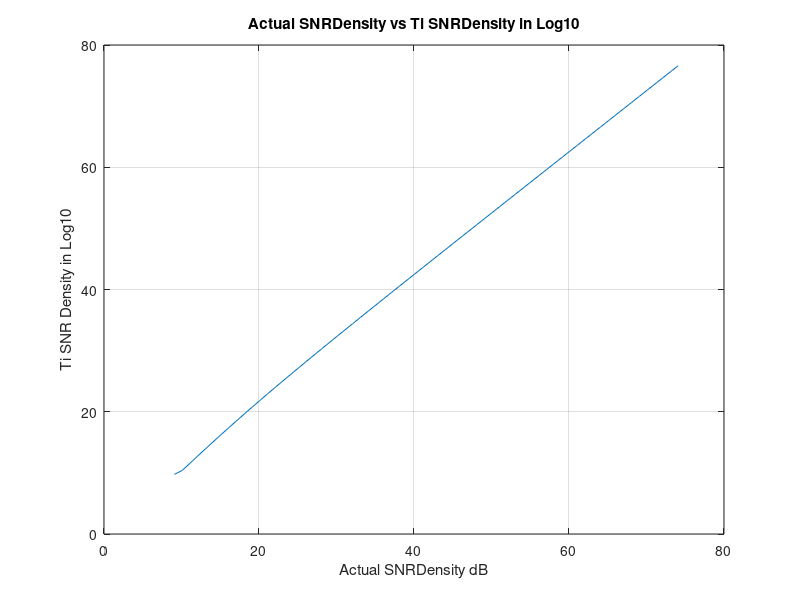
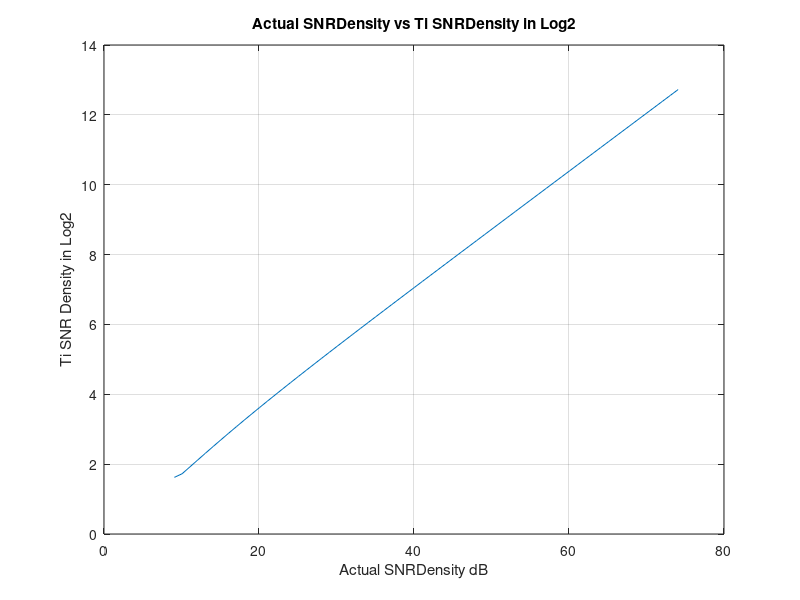
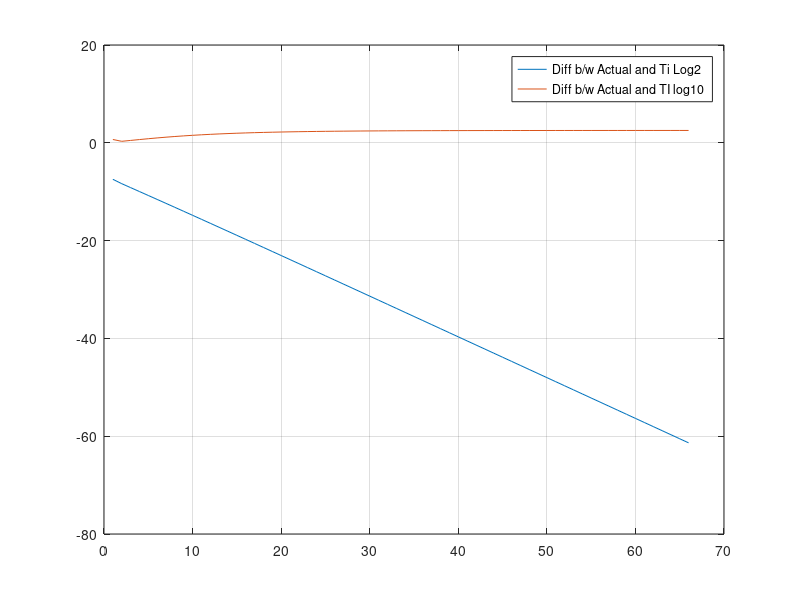

Here is the MATLAB script that generated these plots, in order:
% Script will show the difference between Signal to Noise Density and Signal
% to Noise.

clc
clearvars
close all

N=256;               % Number of samples


%Sweep through SNR Noise Density


SNR_dB = -15:1:50;          % Commonly referred as power ratio  


SNR = 10.^(SNR_dB/10);

NoisePower = 0.1;     % variance
NoiseSamples=sqrt(NoisePower/2)*(randn(1,N)+1i*randn(1,N));
SignalPower =SNR*NoisePower;

%Generate a complex sinusoid
Amp = sqrt(SignalPower);  % This would be sqrt(SignalPowe/2) if only real samples
F1  = 0.125;               %cycles per sample or Fs*F1 Hz

%loop through all amps
k=length(Amp);

for i=1:1:k

Sig = Amp(i)*exp(1i*2*pi*F1*(0:1:N-1));
SigPower = var(Sig);

SigPlusNoise=Sig + NoiseSamples;

TotalTimeDomainPower=var(SigPlusNoise);

f=fft(SigPlusNoise);
fscaled=f/N;  % This can be avoided if only dealing with ratio but needed to
              % check if Time domain power is equal to freq domain power
ff=fscaled.*conj(fscaled);  % Power spectrum

%Parsavel's theorem: Time domain power should be equal to frequency domain
%power
TotalPowerFromFft = sum(ff);

%Estimate SNDensity from FFT
EstSigPower = max(ff);
EstNoisePower = TotalPowerFromFft-EstSigPower;
EstNoisePowerDensity =EstNoisePower/N;
EstSnrD=10*log10(SigPower/EstNoisePowerDensity)


%Actual SNdensity
Pd = NoisePower/N;
EstPd_dB =10*log10(Pd)
                                    
ActSnrD(i) = 10*log10(SignalPower(i)/Pd)





%-----------TI's way of doing this-----------------------

%W/o using Log2
fTi = (abs(fscaled));
[EstSigAmp,index] = max(fTi);  % Signal Amp

c=mean(fTi([1:index-1 index+1:N])); % Noise Amp Density
EstNoisePowerDensityT1=(c^2) ;   % Noise Power Density

EstSnrDensity = 10*log10(EstSigAmp^2/EstNoisePowerDensity)

%Using Log2
fTil = log2(abs(fscaled));
[EstSigAmpLog2,index] = max(fTil);  % Signal Amp
clog=mean(fTil([1:index-1 index+1:N])); % Noise Amp Density
TiSnr(i) = EstSigAmpLog2-clog
EstSnrDensityLog2(i) = 20*log10(2)*TiSnr(i)

diff(i)=EstSnrDensityLog2(i)-ActSnrD(i);

difflog2(i)=TiSnr(i)-ActSnrD(i);

%In Q8 format
ftiq8 = fTil*(2^8);
[EstSigAmpLog2q8,index] = max(ftiq8);  % Signal Amp
clogq8=mean(ftiq8([1:index-1 index+1:N])); % Noise Amp Density
TiSnrq8(i) = EstSigAmpLog2q8-clogq8

end

plot(ActSnrD,EstSnrDensityLog2)
title('Actual SNRDensity vs Ti SNRDensity in Log10')
xlabel('Actual SNRDensity dB')
ylabel('Ti SNR Density in Log10')
grid

figure
plot(ActSnrD,TiSnr)
title('Actual SNRDensity vs Ti SNRDensity in Log2')
xlabel('Actual SNRDensity dB')
ylabel('Ti SNR Density in Log2')
grid

figure
plot(difflog2)
hold on
plot(diff)
legend('Diff b/w Actual and Ti Log2','Diff b/w Actual and TI log10')
grid
